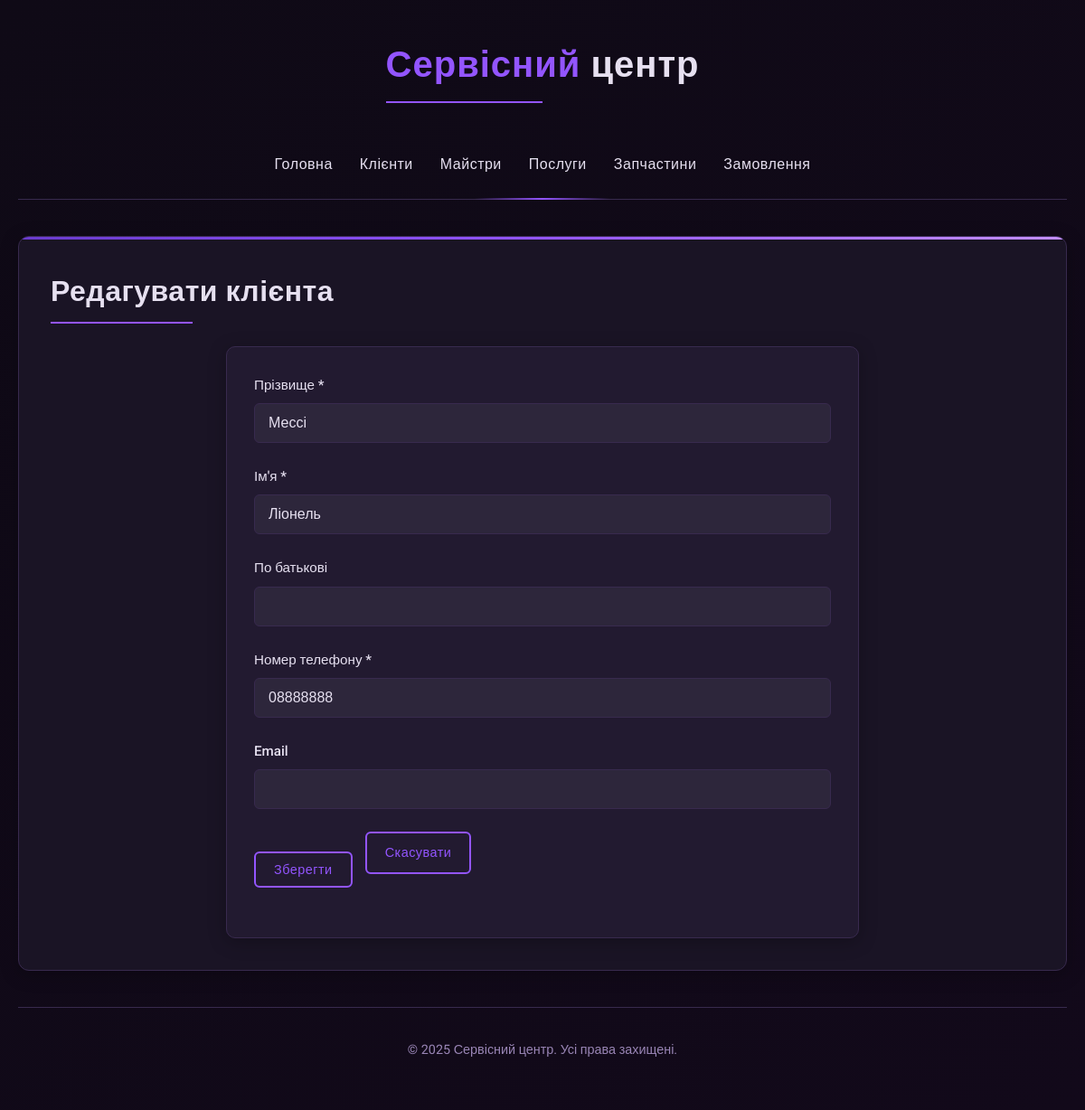
Screenshot of /Service-Center/clients/edit.php?id=4 with the database file from the repository.
### tables this page shows
CREATE TABLE `clients` (
  `client_id` int(11) NOT NULL,
  `last_name` varchar(100) NOT NULL,
  `first_name` varchar(100) NOT NULL,
  `patronymic` varchar(100) DEFAULT NULL,
  `phone_number` varchar(20) NOT NULL,
  `email` varchar(100) DEFAULT NULL,
  `car` varchar(255) DEFAULT NULL
);

### Service-Center/clients/edit.php (the view, shortened to what this page needs)
<?php
include_once '../config.php';
include_once '../includes/header.php';
$client = null;
$client_id = (int)$_GET['id'];
try {
    $stmt = $pdo->prepare("SELECT * FROM clients WHERE client_id = ?");
    $stmt->execute([$client_id]);
    $client = $stmt->fetch();
} catch (PDOException $e) {
    redirectWithMessage('../clients/index.php', 'Помилка бази даних: ' . $e->getMessage(), 'error');
}
?>
    <h1>Редагувати клієнта</h1>
    <form method="POST" action="">
        <div class="form-group">
            <label for="last_name">Прізвище *</label>
            <input type="text" id="last_name" name="last_name" required
                   value="<?php echo $_POST['last_name'] ?? htmlspecialchars($client['last_name']); ?>">
        </div>
        <div class="form-group">
            <label for="first_name">Ім'я *</label>
            <input type="text" id="first_name" name="first_name" required
                   value="<?php echo $_POST['first_name'] ?? htmlspecialchars($client['first_name']); ?>">
        </div>
        <div class="form-group">
            <label for="patronymic">По батькові</label>
            <input type="text" id="patronymic" name="patronymic"
                   value="<?php echo $_POST['patronymic'] ?? htmlspecialchars($client['patronymic'] ?? ''); ?>">
        </div>
        <div class="form-group">
            <label for="phone_number">Номер телефону *</label>
            <input type="tel" id="phone_number" name="phone_number" required
                   value="<?php echo $_POST['phone_number'] ?? htmlspecialchars($client['phone_number']); ?>">
        </div>
        <div class="form-group">
            <label for="email">Email</label>
            <input type="email" id="email" name="email"
                   value="<?php echo $_POST['email'] ?? htmlspecialchars($client['email'] ?? ''); ?>">
        </div>
        <div class="form-group">
            <button type="submit" class="btn">Зберегти</button>
            <a href="index.php" class="btn">Скасувати</a>
        </div>
    </form>
<?php include_once '../includes/footer.php'; ?>

### Service-Center/css/style.css (style rules this page uses)
:root { --primary-bg: #0f0a16; --secondary-bg: #1a1425; --card-bg: #221a30; --text-color: #e6e0f0; --text-muted: #9985b5; --accent-color: #9355ff; --accent-color2: #6a3bce; --accent-color3: #c28eff; --border-color: #382a4e; --error-color: #ff3a5e; --success-color: #4cd076; --table-hover: #2a1e3a; --table-border: #382a4e; --box-shadow: 0 4px 20px rgba(0, 0, 0, 0.25); --highlight-shadow: 0 0 10px rgba(147, 85, 255, 0.3); }
* { margin: 0; padding: 0; box-sizing: border-box; transition: all 0.3s ease; }
body { font-family: 'Roboto', sans-serif; background: linear-gradient(140deg, var(--primary-bg), #12091a); color: var(--text-color); line-height: 1.6; min-height: 100vh; font-size: 16px; }
h1, h2, h3 { color: var(--text-color); margin-bottom: 25px; font-weight: 600; letter-spacing: 0.5px; }
h1 { font-size: 2rem; position: relative; display: inline-block; padding-bottom: 10px; }
h1:after { content: ''; position: absolute; bottom: 0; left: 0; width: 50%; height: 2px; background: var(--accent-color); }
.btn { display: inline-block; padding: 10px 20px; background-color: transparent; border: 2px solid var(--accent-color); color: var(--accent-color); border-radius: 6px; cursor: pointer; text-decoration: none; font-size: 0.9rem; font-weight: 500; transition: all 0.3s ease; margin-right: 10px; letter-spacing: 0.5px; position: relative; overflow: hidden; z-index: 1; }
form { max-width: 700px; margin: 0 auto; padding: 30px; background: var(--card-bg); border-radius: 10px; box-shadow: var(--box-shadow); border: 1px solid var(--border-color); }
.form-group { margin-bottom: 25px; }
label { display: block; margin-bottom: 8px; color: var(--text-color); font-weight: 500; font-size: 0.95rem; }
input[type="text"], input[type="email"], input[type="tel"], input[type="number"], input[type="password"], input[type="search"], textarea, select { width: 100%; padding: 12px 15px; border: 1px solid var(--border-color); border-radius: 6px; background-color: rgba(255, 255, 255, 0.05); color: var(--text-color); font-size: 1rem; transition: all 0.3s ease; }
input::placeholder, textarea::placeholder { color: var(--text-muted); }

### rows the page displays
clients: last_name "Мессі", first_name "Ліонель", phone_number "08888888"
